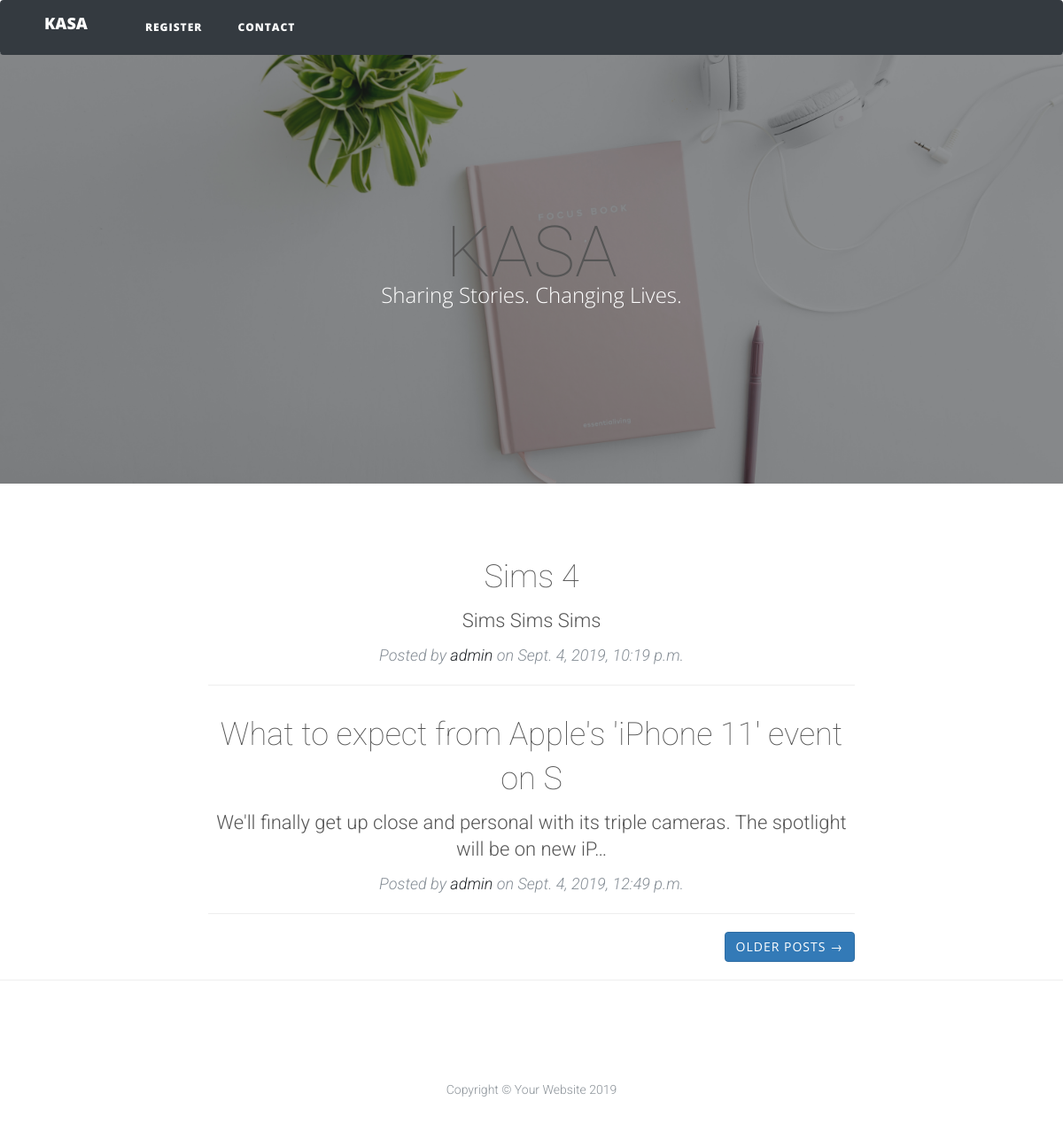
The app's page /, older data.
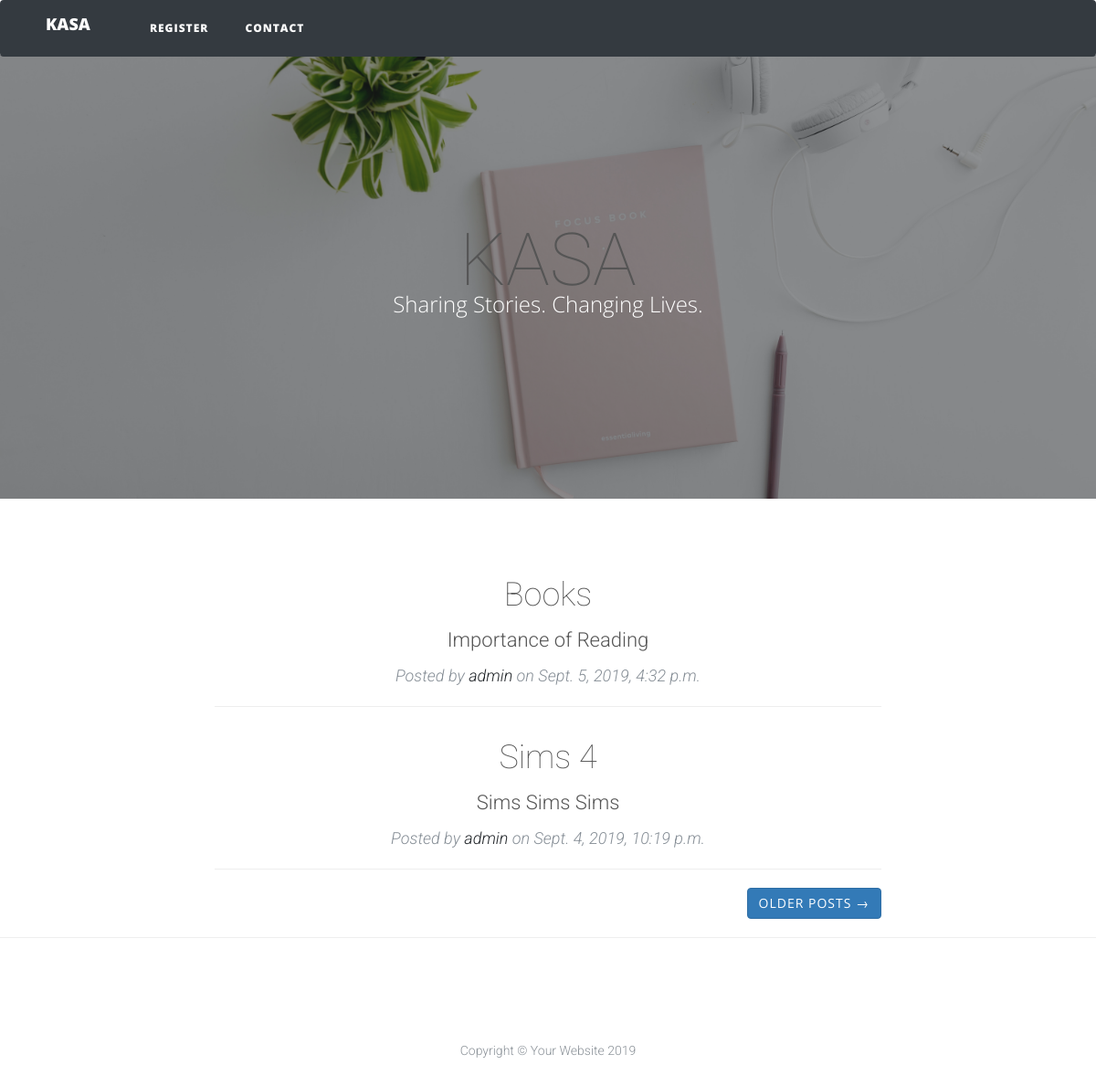
The same page, newer data.
### blog/models.py (models this page shows, shortened)
class Blog(models.Model):
    blog_title = models.CharField(max_length=50)
    blog_content = models.TextField(max_length=1000)
    blog_date = models.DateTimeField(auto_now_add=True)
    blog_author = models.ForeignKey(User, on_delete=models.CASCADE)

### blog/views.py (the view)
# urls.py: path('', IndexView.as_view(), name='index'),
class IndexView(ListView):
    model = Blog
    template_name = "blog/index.html"
    context_object_name = "blog_entries"
    ordering = ['-blog_date']
    paginate_by = 2

### blog/templates/blog/index.html
{% extends "blog/base.html" %}
{% block header %}
  <header class="masthead" style="background-image: url('static/blog/img/index.jpg')">
    <div class="overlay"></div>
    <div class="container">
      <div class="row">
        <div class="col-lg-8 col-md-10 mx-auto">
          <div class="site-heading">
            <h1>KASA</h1>
            <span class="subheading">Sharing Stories. Changing Lives.</span>
          </div>
        </div>
      </div>
    </div>
  </header>
{% endblock header%}
{% block content %}
  <div class="container">
    <div class="row">
      <div class="col-lg-8 col-md-10 mx-auto">
          {% for blog in blog_entries %}
        <div class="post-preview">
            <a href="{% url 'blog:index' %}">
            <h2 class="post-title">
              {{blog.blog_title}}
            </h2>
            <h3 class="post-subtitle">
                {{blog.blog_content|truncatechars:100}}
            </h3>
          </a>
          <p class="post-meta">Posted by
            <a href="#">{{blog.blog_author}}</a>
             on {{blog.blog_date}}</p>
        </div>
        <hr>
{% endfor %}
        <div class="clearfix">
          <a class="btn btn-primary float-right" href="{% url 'blog:blog_entries' %}">Older Posts &rarr;</a>
        </div>
      </div>
    </div>
  </div>
  <hr>
{% endblock content %}

Row changes from the older to the newer data that the page shows:
no longer on this page (row unchanged): Blog: blog_title "What to expect from Apple's 'iPhone 11' event on S", blog_content "We'll finally get up close and personal with its triple cameras. The spotlight will be on new iP…", blog_author "admin", blog_date "Sept. 4, 2019, 12:49 p.m."
added Blog: blog_title "Books", blog_content "Importance of Reading", blog_author "admin", blog_date "Sept. 5, 2019, 4:32 p.m."
